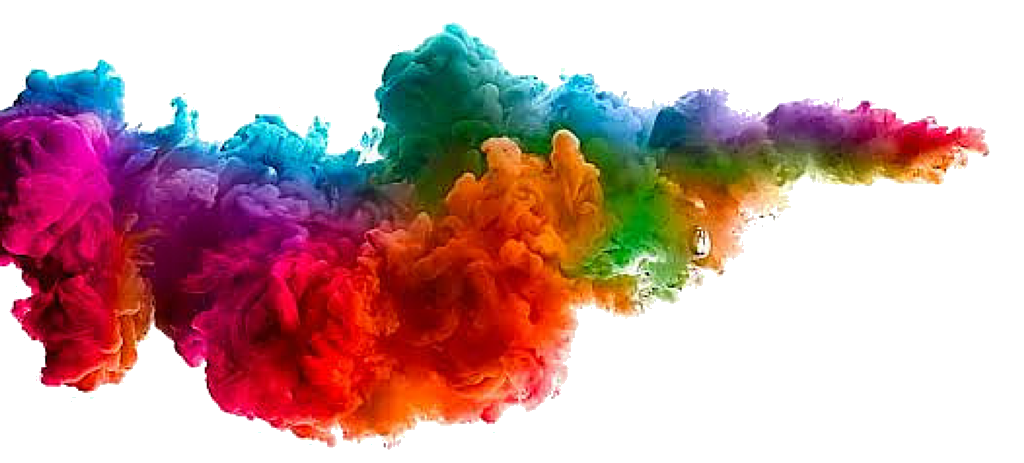
//> input picture OpenCV_TestBed/OpenCV_TestBed/random.png, 1024 x 463 px
$ ./Main   (built with g++ and OpenCV 4)
//> lines starting //> are read from the running program, lines starting //| are printed output that depends on the picture; after the words box and inside, x2 and y2 are one past the last pixel; in counts of white or black regions, pixels touching at a corner belong together
#include <iostream>
#include "opencv2/opencv.hpp"
#include "opencv2/highgui.hpp"
#include "opencv2/imgproc.hpp"
#include <stdio.h>

using namespace std;
using namespace cv;


Mat src, img, ROI;
Rect Rectangle(0, 0, 0, 0);
Point P1(0, 0);
Point P2(0, 0);

const char* winName = "Draw Rect";
bool clicked = false;
int i = 0;
char imgName[15];


void Boundary() {
	if (Rectangle.width > img.cols - Rectangle.x)
		Rectangle.width = img.cols - Rectangle.x;

	if (Rectangle.height > img.rows - Rectangle.y)
		Rectangle.height = img.rows - Rectangle.y;

	if (Rectangle.x < 0)
		Rectangle.x = 0;

	if (Rectangle.y < 0)
		Rectangle.height = 0;
}

void Image() {
	img = src.clone();
	Boundary();
	if (Rectangle.width > 0 && Rectangle.height > 0) {
		ROI = src(Rectangle);
		imshow("Rectangle", ROI);
	}

	rectangle(img, Rectangle, Scalar(0, 255, 0), 1, 8, 0);
	imshow(winName, img);
}


void Mouse(int event, int x, int y, int f, void*) {

	switch (event) {

	case  EVENT_LBUTTONDOWN:
		clicked = true;

		P1.x = x;
		P1.y = y;
		P2.x = x;
		P2.y = y;
		break;

	case EVENT_LBUTTONUP:
		P2.x = x;
		P2.y = y;
		clicked = false;
		break;

	case  EVENT_MOUSEMOVE:
		if (clicked) {
			P2.x = x;
			P2.y = y;
		}
		break;

	default:   break;


	}
	if (clicked) {
		if (P1.x > P2.x) {
			Rectangle.x = P2.x;
			Rectangle.width = P1.x - P2.x;
		}
		else {
			Rectangle.x = P1.x;
			Rectangle.width = P2.x - P1.x;
		}

		if (P1.y > P2.y) {
			Rectangle.y = P2.y;
			Rectangle.height = P1.y - P2.y;
		}
		else {
			Rectangle.y = P1.y;
			Rectangle.height = P2.y - P1.y;
		}

	}
	Image();
}
int main()
{
	cout << "x to save" <<  endl;
	cout << "w increase top" << endl;
	cout << "s increase bottom" << endl;
	cout << "d increase right" << endl;
	cout << "a increase left" <<  endl;
	cout << "r to reset" << endl;
	cout << "Esc to quit" << endl;
	src = imread("random.png", 1);
//> src is the input picture: 463 rows x 1024 cols, CV_8UC3; mean B, G, R 166.3, 165.8, 200.7
	namedWindow(winName, WINDOW_NORMAL);
	setMouseCallback(winName, Mouse, NULL);
	imshow(winName, src);
	while (1) {
		char c = waitKey();
//> the left mouse button is pressed at (256, 115)
//> the mouse is dragged to (512, 231)
//> in Image (call 2), `ROI = src(Rectangle);`:
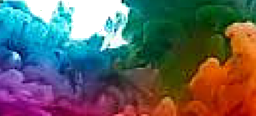
//> ROI: 116 rows x 256 cols, CV_8UC3; mean B, G, R 98.5, 99.9, 96
//> in Image (call 2), `rectangle(img, Rectangle, Scalar(0, 255, 0), 1, 8, 0);`:
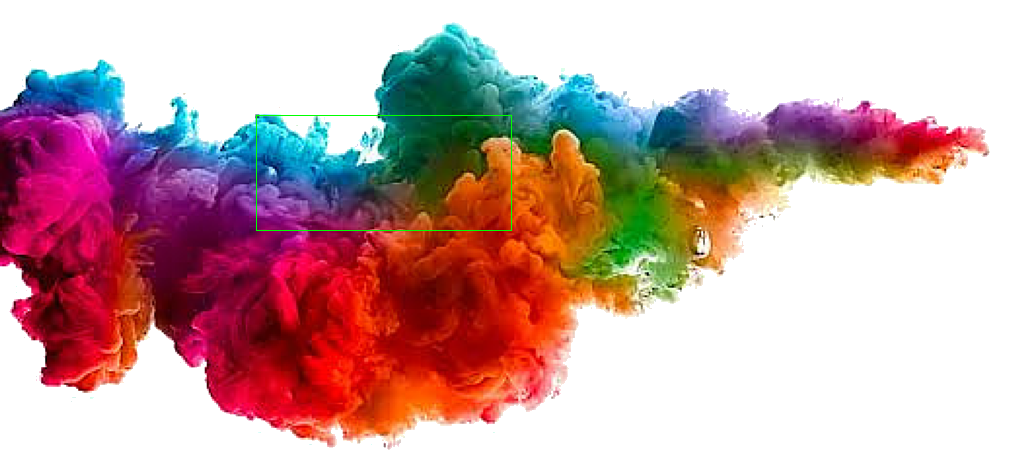
//> img: 463 rows x 1024 cols, CV_8UC3; 0.16% of pixels changed, all inside (x1, y1, x2, y2) = (256, 115, 512, 231)
//> the mouse is dragged to (768, 347)
//> in Image (call 3), `ROI = src(Rectangle);`:
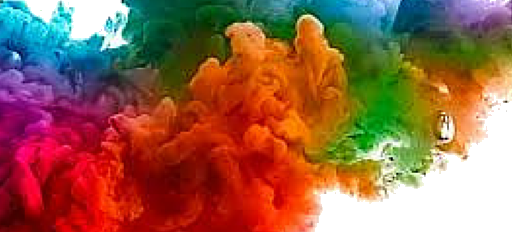
//> ROI: 232 rows x 512 cols, CV_8UC3; mean B, G, R 75.6, 99.5, 149.9
//> in Image (call 3), `rectangle(img, Rectangle, Scalar(0, 255, 0), 1, 8, 0);`:
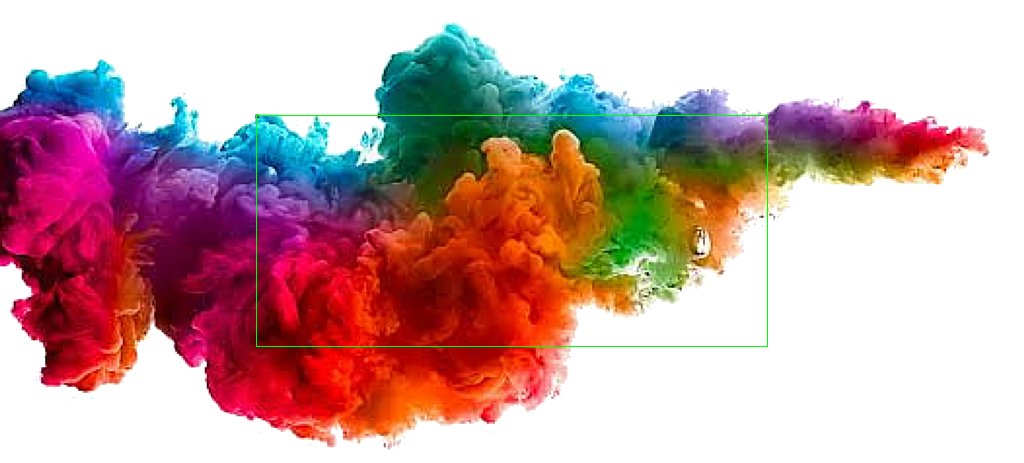
//> img: 463 rows x 1024 cols, CV_8UC3; 0.31% of pixels changed, all inside (x1, y1, x2, y2) = (256, 115, 768, 347)
//> the button is released at (768, 347)
//> the 'x' key is pressed
		if (c == 'x'&&ROI.data) {
			sprintf_s(imgName, "%d.jpg", i++);
			imwrite(imgName, ROI);
			cout << "Img  Saved " << imgName << endl;
		}
		if (c == 'w') { Rectangle.y--; Rectangle.height++; }
		if (c == 'd') Rectangle.width++;
		if (c == 's') Rectangle.height++;
		if (c == 'a') { Rectangle.x--; Rectangle.width++; }
		if (c == 10) break;
		if (c == 'r') { Rectangle.x = 0; Rectangle.y = 0; Rectangle.width = 0; Rectangle.height = 0; }
		Image();

	}
	return 0;
}
